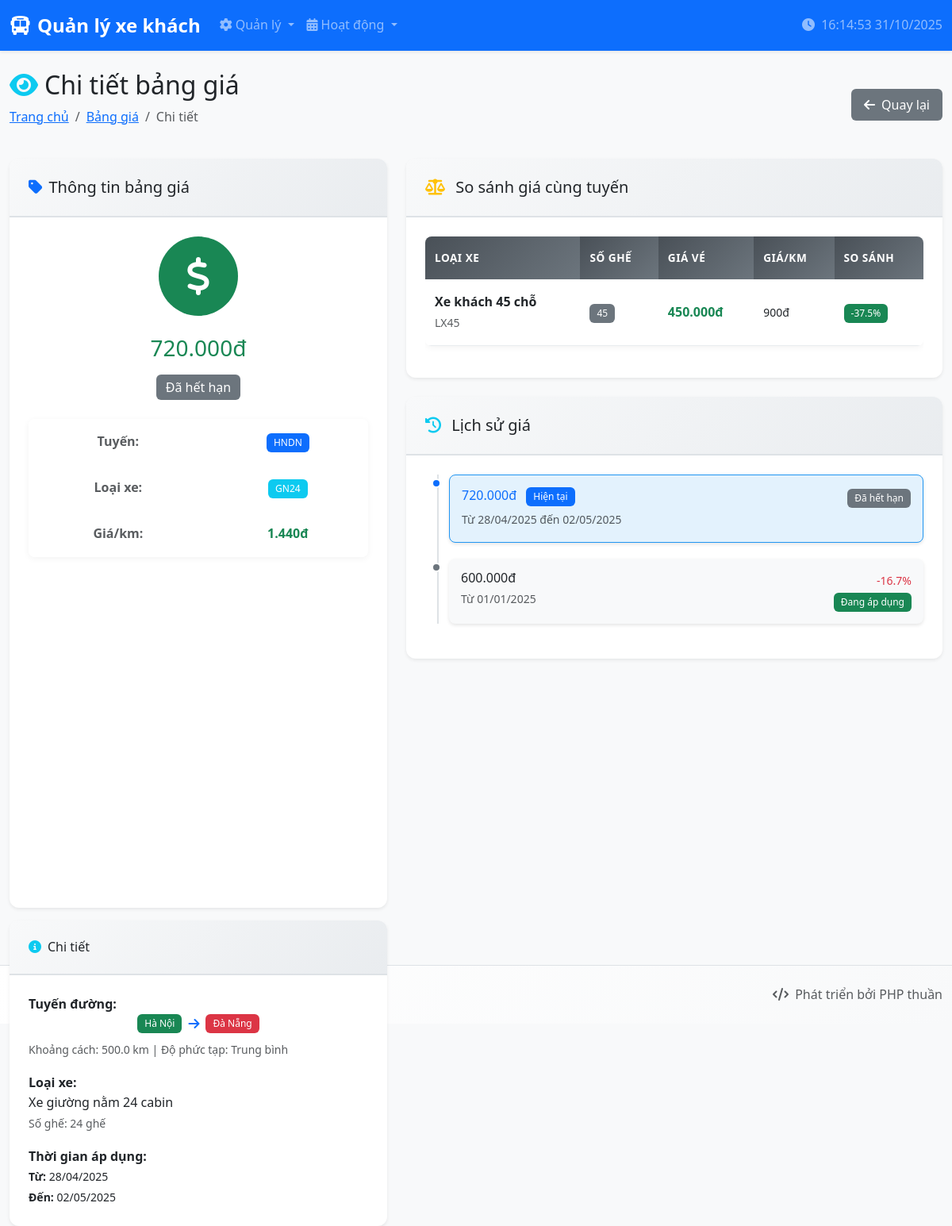
The app's page /quanly_xe_khach/bang_gia/view.php?tuyen=HNDN&loai=GN24&ngay=2025-04-28 with its own data.
### tables this page shows
CREATE TABLE `bang_gia` (
  `MaTuyenDuong` varchar(4) NOT NULL,
  `MaLoaiXe` varchar(10) NOT NULL,
  `NgayBatDau` date NOT NULL,
  `NgayKetThuc` date DEFAULT NULL,
  `GiaVeNiemYet` decimal(10,2) NOT NULL,
  PRIMARY KEY (`MaTuyenDuong`,`MaLoaiXe`,`NgayBatDau`),
  KEY `MaLoaiXe` (`MaLoaiXe`),
  CONSTRAINT `bang_gia_ibfk_1` FOREIGN KEY (`MaTuyenDuong`) REFERENCES `tuyen_duong` (`MaTuyenDuong`),
  CONSTRAINT `bang_gia_ibfk_2` FOREIGN KEY (`MaLoaiXe`) REFERENCES `loai_xe` (`MaLoaiXe`)
);

CREATE TABLE `tuyen_duong` (
  `MaTuyenDuong` varchar(4) NOT NULL,
  `DiemDau` varchar(100) NOT NULL,
  `DiemCuoi` varchar(100) NOT NULL,
  `DoPhucTap` int(11) DEFAULT NULL CHECK (`DoPhucTap` in (1,2,3)),
  `DoDai` int(11) NOT NULL,
  PRIMARY KEY (`MaTuyenDuong`)
);

CREATE TABLE `loai_xe` (
  `MaLoaiXe` varchar(10) NOT NULL,
  `TenLoaiXe` varchar(50) NOT NULL,
  `SoGhe` int(11) NOT NULL,
  PRIMARY KEY (`MaLoaiXe`)
);

### quanly_xe_khach/bang_gia/view.php (the view, shortened to what the rows shown need)
<?php
$database = new Database();
$db = $database->getConnection();
$tuyen = isset($_GET['tuyen']) ? $_GET['tuyen'] : '';
$loai = isset($_GET['loai']) ? $_GET['loai'] : '';
$ngay = isset($_GET['ngay']) ? $_GET['ngay'] : '';
try {
    $query = "SELECT bg.*, td.DiemDau, td.DiemCuoi, td.DoDai, td.DoPhucTap, lx.TenLoaiXe, lx.SoGhe,
                     CASE
                         WHEN bg.NgayBatDau > CURDATE() THEN 'Chưa áp dụng'
                         WHEN bg.NgayKetThuc IS NOT NULL AND bg.NgayKetThuc < CURDATE() THEN 'Đã hết hạn'
                         ELSE 'Đang áp dụng'
                     END as TrangThai
              FROM bang_gia bg
              LEFT JOIN tuyen_duong td ON bg.MaTuyenDuong = td.MaTuyenDuong
              LEFT JOIN loai_xe lx ON bg.MaLoaiXe = lx.MaLoaiXe
              WHERE bg.MaTuyenDuong = ? AND bg.MaLoaiXe = ? AND bg.NgayBatDau = ?";
    $stmt = $db->prepare($query);
    $stmt->execute([$tuyen, $loai, $ngay]);
    $bang_gia = $stmt->fetch(PDO::FETCH_ASSOC);
    $query_history = "SELECT *,
                             CASE
                                 WHEN NgayBatDau > CURDATE() THEN 'Chưa áp dụng'
                                 WHEN NgayKetThuc IS NOT NULL AND NgayKetThuc < CURDATE() THEN 'Đã hết hạn'
                                 ELSE 'Đang áp dụng'
                             END as TrangThai
                      FROM bang_gia
                      WHERE MaTuyenDuong = ? AND MaLoaiXe = ?
                      ORDER BY NgayBatDau DESC";
    $stmt_history = $db->prepare($query_history);
    $stmt_history->execute([$tuyen, $loai]);
    $lich_su_gia = $stmt_history->fetchAll(PDO::FETCH_ASSOC);
    $query_compare = "SELECT bg.*, lx.TenLoaiXe, lx.SoGhe
                      FROM bang_gia bg
                      LEFT JOIN loai_xe lx ON bg.MaLoaiXe = lx.MaLoaiXe
                      WHERE bg.MaTuyenDuong = ? AND bg.MaLoaiXe != ?
                      AND (bg.NgayKetThuc IS NULL OR bg.NgayKetThuc >= CURDATE())
                      AND bg.NgayBatDau <= CURDATE()
                      ORDER BY bg.GiaVeNiemYet";
    $stmt_compare = $db->prepare($query_compare);
    $stmt_compare->execute([$tuyen, $loai]);
    $so_sanh_gia = $stmt_compare->fetchAll(PDO::FETCH_ASSOC);
} catch(PDOException $e) {
    $error = "Lỗi: " . $e->getMessage();
}
include '../includes/header.php';
?>
<div class="row">
    <div class="col-12">
        <div class="d-flex justify-content-between align-items-center mb-4">
            <div>
                <h2><i class="fas fa-eye text-info me-2"></i>Chi tiết bảng giá</h2>
            </div>
        </div>
        <div class="row">
            <div class="col-lg-5 mb-4">
                <div class="card h-100 shadow-sm">
                    <div class="card-body text-center">
                        <div class="mb-4">
                            <div class="bg-success text-white rounded-circle d-inline-flex align-items-center justify-content-center"
                                 style="width: 100px; height: 100px;">
                            </div>
                        </div>
                        <h3 class="text-success mb-3">
                            <?php echo number_format($bang_gia['GiaVeNiemYet'], 0, ',', '.'); ?>đ
                        </h3>
                        <div class="mb-4">
                            <?php
                            $badge_class = '';
                            switch($bang_gia['TrangThai']) {
                                case 'Đã hết hạn': $badge_class = 'bg-secondary'; break;
                            }
                            ?>
                            <span class="badge <?php echo $badge_class; ?> fs-6">
                            </span>
                        </div>
                        <table class="table table-borderless">
                            <tr>
                                <td>
                                    <span class="badge bg-primary"><?php echo htmlspecialchars($bang_gia['MaTuyenDuong']); ?></span>
                                </td>
                            </tr>
                            <tr>
                                <td>
                                    <span class="badge bg-info"><?php echo htmlspecialchars($bang_gia['MaLoaiXe']); ?></span>
                                </td>
                            </tr>
                            <tr>
                                <td>
                                    <span class="text-success fw-bold">
                                        <?php echo number_format($bang_gia['GiaVeNiemYet'] / $bang_gia['DoDai'], 0, ',', '.'); ?>đ
                                    </span>
                                </td>
                            </tr>
                        </table>
                    </div>
                </div>
                <div class="card mt-3 shadow-sm">
                    <div class="card-body">
                        <div class="mb-3">
                            <strong>Tuyến đường:</strong><br>
                            <div class="d-flex align-items-center justify-content-center mb-2">
                                <span class="badge bg-success me-2"><?php echo htmlspecialchars($bang_gia['DiemDau']); ?></span>
                                <i class="fas fa-arrow-right text-primary"></i>
                                <span class="badge bg-danger ms-2"><?php echo htmlspecialchars($bang_gia['DiemCuoi']); ?></span>
                            </div>
                            <small class="text-muted">
                                Khoảng cách: <?php echo number_format($bang_gia['DoDai'], 1); ?> km |
                                Độ phức tạp:
                                <?php
                                $phuc_tap_text = '';
                                switch($bang_gia['DoPhucTap']) {
                                    case 2: $phuc_tap_text = 'Trung bình'; break;
                                }
                                echo $phuc_tap_text;
                                ?>
                            </small>
                        </div>
                        <div class="mb-3">
                            <strong>Loại xe:</strong><br>
                            <span><?php echo htmlspecialchars($bang_gia['TenLoaiXe']); ?></span><br>
                            <small class="text-muted">Số ghế: <?php echo $bang_gia['SoGhe']; ?> ghế</small>
                        </div>
                        <div>
                            <strong>Thời gian áp dụng:</strong><br>
                            <small>
                                <strong>Từ:</strong> <?php echo date('d/m/Y', strtotime($bang_gia['NgayBatDau'])); ?><br>
                                <strong>Đến:</strong> <?php echo $bang_gia['NgayKetThuc'] ? date('d/m/Y', strtotime($bang_gia['NgayKetThuc'])) : 'Không giới hạn'; ?>
                            </small>
                        </div>
                    </div>
                </div>
            </div>
            <div class="col-lg-7">
                <div class="card shadow-sm mb-4">
                    <div class="card-body">
                        <?php if (empty($so_sanh_gia)): ?>
                            <div class="text-center py-3">
                                <i class="fas fa-info-circle fa-2x text-muted mb-3"></i>
                                <p class="text-muted">Không có loại xe khác để so sánh</p>
                            </div>
                        <?php else: ?>
                            <div class="table-responsive">
                                <table class="table table-sm">
                                    <thead class="table-light">
                                    <tr>
                                        <th>Loại xe</th>
                                        <th>Số ghế</th>
                                        <th>Giá vé</th>
                                        <th>Giá/km</th>
                                        <th>So sánh</th>
                                    </tr>
                                    </thead>
                                    <tbody>
                                    <?php foreach ($so_sanh_gia as $gia_khac): ?>
                                        <tr>
                                            <td>
                                                <span class="fw-bold"><?php echo htmlspecialchars($gia_khac['TenLoaiXe']); ?></span><br>
                                                <small class="text-muted"><?php echo htmlspecialchars($gia_khac['MaLoaiXe']); ?></small>
                                            </td>
                                            <td>
                                                <span class="badge bg-secondary"><?php echo $gia_khac['SoGhe']; ?></span>
                                            </td>
                                            <td>
                                            <span class="fw-bold text-success">
                                                <?php echo number_format($gia_khac['GiaVeNiemYet'], 0, ',', '.'); ?>đ
                                            </span>
                                            </td>
                                            <td>
                                                <small><?php echo number_format($gia_khac['GiaVeNiemYet'] / $bang_gia['DoDai'], 0, ',', '.'); ?>đ</small>
                                            </td>
                                            <td>
                                                <?php
                                                $chenh_lech = (($gia_khac['GiaVeNiemYet'] - $bang_gia['GiaVeNiemYet']) / $bang_gia['GiaVeNiemYet']) * 100;
                                                if ($chenh_lech > 0) {
                                                    echo '<span class="badge bg-danger">+' . number_format($chenh_lech, 1) . '%</span>';
                                                } elseif ($chenh_lech < 0) {
                                                    echo '<span class="badge bg-success">' . number_format($chenh_lech, 1) . '%</span>';
                                                } else {
                                                    echo '<span class="badge bg-secondary">Bằng nhau</span>';
                                                }
                                                ?>
                                            </td>
                                        </tr>
                                    <?php endforeach; ?>
                                    </tbody>
                                </table>
                            </div>
                        <?php endif; ?>
                    </div>
                </div>
                <div class="card shadow-sm">
                    <div class="card-body">
                        <?php if (count($lich_su_gia) <= 1): ?>
                            <div class="text-center py-3">
                                <i class="fas fa-info-circle fa-2x text-muted mb-3"></i>
                                <p class="text-muted">Chưa có lịch sử thay đổi giá</p>
                            </div>
                        <?php else: ?>
                            <div class="timeline">
                                <?php
                                $previous_price = null;
                                foreach ($lich_su_gia as $index => $gia_cu):
                                    $is_current = ($gia_cu['NgayBatDau'] == $bang_gia['NgayBatDau']);
                                    ?>
                                    <div class="timeline-item <?php echo $is_current ? 'current' : ''; ?>">
                                        <div class="timeline-marker <?php echo $is_current ? 'bg-primary' : 'bg-secondary'; ?>"></div>
                                        <div class="timeline-content">
                                            <div class="d-flex justify-content-between align-items-start">
                                                <div>
                                                    <h6 class="mb-1 <?php echo $is_current ? 'text-primary' : ''; ?>">
                                                        <?php echo number_format($gia_cu['GiaVeNiemYet'], 0, ',', '.'); ?>đ
                                                        <?php if ($is_current): ?>
                                                            <span class="badge bg-primary ms-2">Hiện tại</span>
                                                        <?php endif; ?>
                                                    </h6>
                                                    <small class="text-muted">
                                                        Từ <?php echo date('d/m/Y', strtotime($gia_cu['NgayBatDau'])); ?>
                                                        <?php if ($gia_cu['NgayKetThuc']): ?>
                                                            đến <?php echo date('d/m/Y', strtotime($gia_cu['NgayKetThuc'])); ?>
                                                        <?php endif; ?>
                                                    </small>
                                                </div>
                                                <div class="text-end">
                                                    <?php if ($previous_price): ?>
                                                        <?php
                                                        $change = (($gia_cu['GiaVeNiemYet'] - $previous_price) / $previous_price) * 100;
                                                        if ($change > 0) {
                                                            echo '<small class="text-success">+' . number_format($change, 1) . '%</small>';
                                                        } elseif ($change < 0) {
                                                            echo '<small class="text-danger">' . number_format($change, 1) . '%</small>';
                                                        }
                                                        ?>
                                                    <?php endif; ?>
                                                    <div>
                                                <span class="badge <?php
                                                switch($gia_cu['TrangThai']) {
                                                    case 'Đang áp dụng': echo 'bg-success'; break;
                                                    case 'Đã hết hạn': echo 'bg-secondary'; break;
                                                }
                                                ?> small">
                                                    <?php echo $gia_cu['TrangThai']; ?>
                                                </span>
                                                    </div>
                                                </div>
                                            </div>
                                        </div>
                                    </div>
                                    <?php
                                    $previous_price = $gia_cu['GiaVeNiemYet'];
                                endforeach;
                                ?>
                            </div>
                        <?php endif; ?>
                    </div>
                </div>
            </div>
        </div>
    </div>
</div>
<?php include '../includes/footer.php'; ?>

### records on screen
bang_gia: GiaVeNiemYet "720.000", MaTuyenDuong "HNDN", MaLoaiXe "GN24", $bang_gia['GiaVeNiemYet']/$bang_gia['DoDai'] "1.440", MaTuyenDuong.DiemDau "Hà Nội", MaTuyenDuong.DiemCuoi "Đà Nẵng", MaTuyenDuong.DoDai "500.0", MaTuyenDuong.DoPhucTap "Trung bình", MaLoaiXe.TenLoaiXe "Xe giường nằm 24 cabin", MaLoaiXe.SoGhe "24", NgayBatDau "28/04/2025", NgayKetThuc "02/05/2025", shows "Hiện tại", TrangThai "Đã hết hạn"
bang_gia: MaLoaiXe.TenLoaiXe "Xe khách 45 chỗ", MaLoaiXe "LX45", MaLoaiXe.SoGhe "45", GiaVeNiemYet "450.000", $gia_khac['GiaVeNiemYet']/$bang_gia['DoDai'] "900", chenh_lech "-37.5"
bang_gia: GiaVeNiemYet "600.000", NgayBatDau "01/01/2025", change "-16.7", TrangThai "Đang áp dụng"

### other values on screen
$bang_gia['TrangThai'] "Đã hết hạn"
